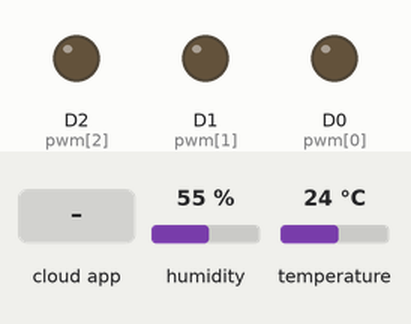
This program was run on a simulated ESP8266 (NodeMCU). On the bench: output pins drawn as LEDs (lit = HIGH). The inputs (shaded band) are chosen by the test bench; at power-on: humidity 55 %, temperature 24 °C. WiFi joins after 1.5 s; servers stay silent unless stated; the Firebase database answers and starts empty; what the program prints to the serial monitor is not drawn.

Above: at 2.7 s.
2.8 s: the phone or cloud app sets led to 1
At 4.2 s:
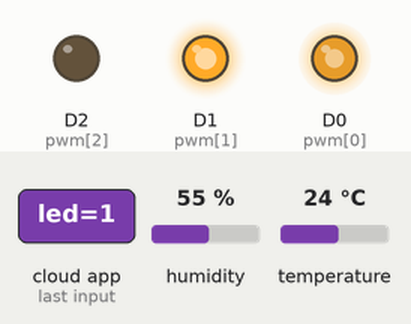
4.5 s: the phone or cloud app sets led to 0
At 5.5 s:
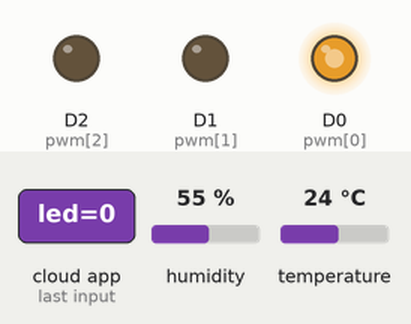
Timing chart, 0 to 7.5 s (numbered marks = the images above; inputs shaded):
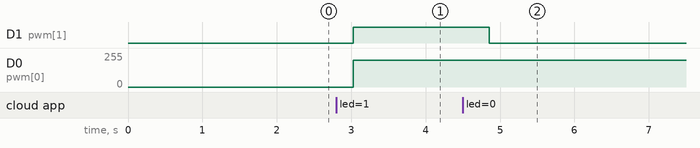

The program:

main.cpp
```cpp
#include <DHT.h>
#include <ESP8266WiFi.h>
#include <FirebaseESP8266.h>

#define DHTPIN D4     // Chân kết nối với DHT11
#define DHTTYPE DHT11 // Chọn loại cảm biến là DHT11

// Thông tin Firebase

#define API_KEY "AIzaSyD33o7rwfGM4-7GO2-0-P91GjQlEDajCd8"
#define USER_EMAIL "minhkhoa2k5kiss@gmail.com"
#define USER_PASSWORD "A23102020a@"
#define DATABASE_URL "https://esp8266-fed1c-default-rtdb.asia-southeast1.firebasedatabase.app/"


FirebaseData firebaseData;
FirebaseAuth authentication;
FirebaseConfig config;
FirebaseData maybom;
DHT dht(DHTPIN, DHTTYPE);
void mottor_run(uint8_t xung , uint8_t in1 , uint8_t in2);
// Thay đổi thông tin mạng WiFi của bạn

const char* ssid = "Labee";
const char* password = "labmitsu";  // Mật khẩu mạng WiFi

int led_blue = D0;
String data_led;
uint8_t pwm[3] = {D0 , D1 , D2};
void setup() {
  Serial.begin(115200); // Khởi động Serial với tốc độ 115200
  dht.begin();          // Khởi động cảm biến DHT11
  ketnoiwifi();
   pinMode(D0,OUTPUT);
  // Khởi tạo Firebase
  config.api_key = API_KEY;
  config.database_url = DATABASE_URL;
  authentication.user.email = USER_EMAIL; // Đã sửa lại
  authentication.user.password = USER_PASSWORD; // Đã sửa lại

  Firebase.begin(&config, &authentication);
  for(int i = 0 ; i < 3;i++)
  {
    pinMode(pwm[i] , OUTPUT);
  }
}

void loop() {
  if (Firebase.getString(maybom, "/led")) {  // Đọc từ đường dẫn "/led"
        data_led = maybom.stringData();        // Lấy giá trị đọc được
    } else{
        Serial.println("Lỗi khi đọc Firebase: " + maybom.errorReason());
    }
    if(data_led == "1") mottor_run(200 , 1 , 0);
    if(data_led == "0") mottor_run(200 , 0 , 0);
  //delay(2000); // Chờ 2 giây giữa các lần đọc

  // Đọc độ ẩm và nhiệt độ
  float h = dht.readHumidity();
  float t = dht.readTemperature();

  // Kiểm tra lỗi
  if (isnan(h) || isnan(t)) {
    Serial.println("Không thể đọc từ DHT sensor!");
    return;
  }

  // In kết quả
  Serial.print("Độ ẩm: ");
  Serial.print(h);
  Serial.print("%  Nhiệt độ: ");
  Serial.print(t);
  Serial.println("°C");

  // Gửi dữ liệu lên Firebase
  Firebase.setFloat(firebaseData, "/humidity", h);
  Firebase.setFloat(firebaseData, "/temperature", t);

  // Kiểm tra và in kết quả gửi lên Firebase
  if (firebaseData.dataType() == "float") {
    Serial.println("Gửi dữ liệu thành công!");
  } else {
    Serial.print("Lỗi: ");
    Serial.println(firebaseData.errorReason());
  }
}
void mottor_run(uint8_t xung , uint8_t in1 , uint8_t in2)
{
  analogWrite(pwm[0] , xung);
  digitalWrite(pwm[1] , in1);
  digitalWrite(pwm[2] , in2);
}
void ketnoiwifi() {
  Serial.println("Bắt đầu kết nối WiFi!");
  WiFi.begin(ssid, password);

  // Chờ kết nối
  while (WiFi.status() != WL_CONNECTED) {
    delay(500);
    Serial.print(".");
  }

  // Đã kết nối thành công
  Serial.println();
  Serial.println("Kết nối thành công");
  Serial.print("Địa chỉ IP: ");
  Serial.println(WiFi.localIP()); // In địa chỉ IP
}
```

Measured:
- after the input at 2.8 s, D1 (pwm[1]): LOW → HIGH after 0.23 s; D0 (pwm[0]): 0/255 → 200/255 after 0.23 s
- after the input at 4.5 s, D1 (pwm[1]): HIGH → LOW after 0.35 s
